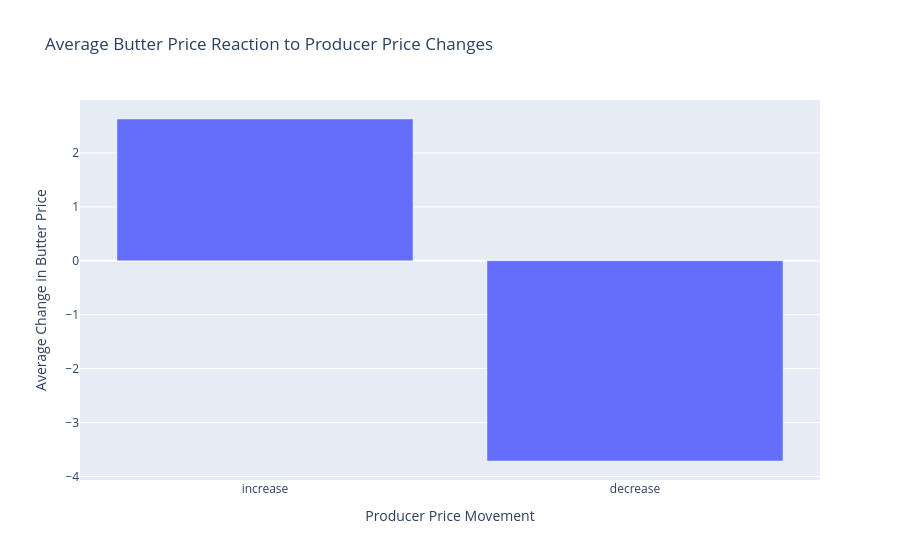

Source (notebook cell):
### Code cell
# Create a small summary table for the average butter price reaction.
reaction_df = pd.DataFrame({
    "producer_price_change": ["increase", "decrease"],
    "butter_price_reaction": [
        butter_reaction_increase,
        butter_reaction_decrease
    ]
})
# Interactive notebook figure: compare average reactions across price directions.
fig = px.bar(
    reaction_df,
    x="producer_price_change",
    y="butter_price_reaction",
    title="Average Butter Price Reaction to Producer Price Changes",
    labels={
        "producer_price_change": "Producer Price Movement",
        "butter_price_reaction": "Average Change in Butter Price"
    }
)

fig.show()

### Figure 1 — Plotly figure (JSON) as saved in the notebook; plotly's stock layout.template omitted (floating-point values rounded to 4 significant figures)
{"data": [{"hovertemplate": "Producer Price Movement=%{x}<br>Average Change in Butter Price=%{y}<extra></extra>", "legendgroup": "", "marker": {"color": "#636efa", "pattern": {"shape": ""}}, "name": "", "orientation": "v", "showlegend": false, "textposition": "auto", "type": "bar", "x": ["increase", "decrease"], "xaxis": "x", "y": [2.629, -3.713], "yaxis": "y"}], "layout": {"barmode": "relative", "legend": {"tracegroupgap": 0}, "title": {"text": "Average Butter Price Reaction to Producer Price Changes"}, "xaxis": {"anchor": "y", "domain": [0, 1], "title": {"text": "Producer Price Movement"}}, "yaxis": {"anchor": "x", "domain": [0, 1], "title": {"text": "Average Change in Butter Price"}}}}
